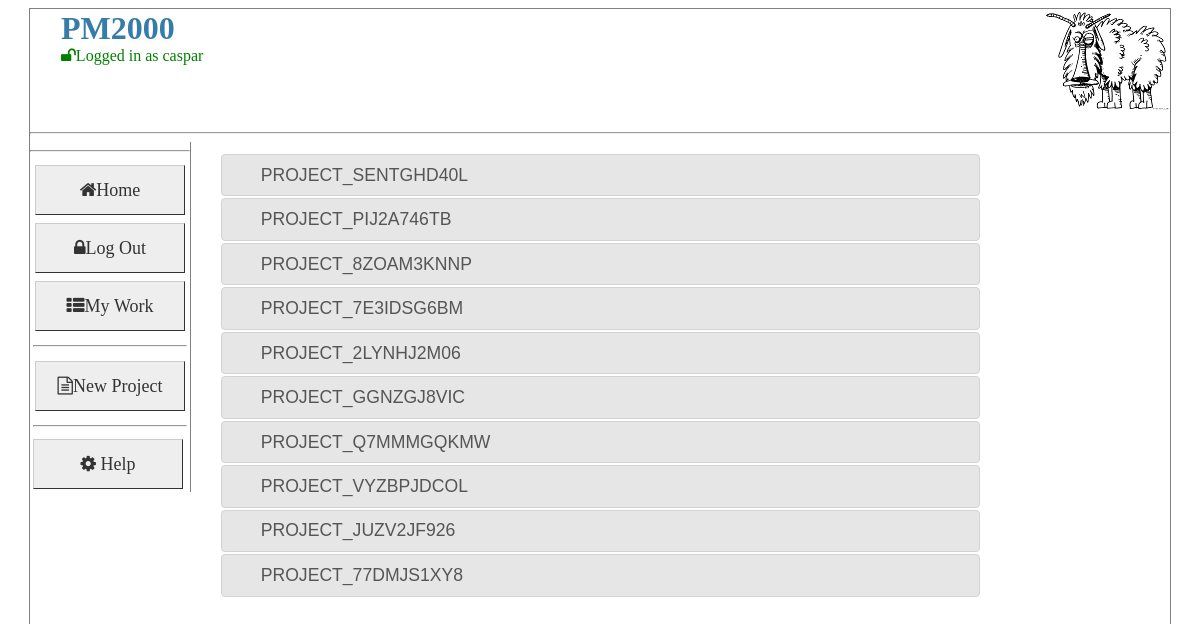
/ (signed in), run on the app's committed database.
### pm2000/dal/models.py (models this page shows, shortened)
class Actors(UserMixin, Base):
    __tablename__ = "actors"
    id: Mapped[int] = mapped_column(primary_key=True, autoincrement=True)
    name: Mapped[str] = mapped_column(String(250), nullable=False)
    user_name: Mapped[str] = mapped_column(String(250), nullable=False)
    email: Mapped[str] = mapped_column(String(250), nullable=True)
    password: Mapped[str] = mapped_column(String(250), nullable=False)
    role: Mapped[int] = mapped_column(Integer, nullable=False)
    is_verified: Mapped[bool] = mapped_column(Boolean, default=False)
    is_frozen: Mapped[bool] = mapped_column(Boolean, default=False)
    is_hidden: Mapped[bool] = mapped_column(Boolean, default=False)
    parent: Mapped[Projects] = relationship(back_populates="project_owner")
    projects: Mapped[List[Projects]] = relationship(
        "Projects", secondary="project_actors_link",viewonly=True
    )
    tasks:Mapped[List[Tasks]] = relationship("Tasks", secondary="task_actors_link",viewonly=True)
    @staticmethod
    def getActorBy_ID(_id):
        Logger.info("Actors.getActorBy_ID [%s]" % _id)
        actor = ""
        try:
            actor = Actors.query.filter(Actors.id == _id).one()
        except MultipleResultsFound as e:
            Logger.exception("Actors.getActorBy_ID Multiple Results Found")
        except NoResultFound as e:
            Logger.exception("Actors.getActorBy_ID no result")
        return actor

class Projects(Base):
    __tablename__ = "projects"
    id: Mapped[int] = mapped_column(primary_key=True)
    name: Mapped[str] = mapped_column(String(250), nullable=False)
    desc: Mapped[str] = mapped_column(String(1024), nullable=True)
    notes: Mapped[str] = mapped_column(String(1024), nullable=True)
    dateOpened: Mapped[DateTime] = mapped_column(DateTime, nullable=False)
    dateClosed: Mapped[DateTime] = mapped_column(DateTime, nullable=True)
    is_private: Mapped[bool] = mapped_column(Boolean, default=False)
    is_hidden: Mapped[bool] = mapped_column(Boolean, default=False)
    project_owner_id: Mapped[int] = mapped_column(ForeignKey("actors.id"))
    project_owner: Mapped[Actors] = relationship()
    project_tasks_list: Mapped[List[Tasks]] = relationship()
    actors: Mapped[List[Actors]] = relationship(secondary="project_actors_link")

### pm2000/app/pm/main/views.py (the view)
@main.route('/', methods=['GET','POST'])
@login_required
def project_manager():
    try:
        Logger.debug("project_manager")
        help="""
        <b>main Project page</b>
        <ul>
        <li>Log in to do any thing usefull</li>
        </ul>
        """
        projects=Projects.query.all()
        return render_template('pm.html', form_message='', projects=projects,help=help )
    except PmError as e:
        Logger.exception( 'Exception:project_manager [%s]'%e.value)
        flash(SORRY_MESSAGE)
    except :
        Logger.exception( 'Exception:project_manager [unknown]')
        flash(SORRY_MESSAGE)
    return redirect(url_for('.broken'))

### pm2000/app/pm/main/filters.py (called while the page is built)
@main.app_template_filter('strftime')
def _jinja2_filter_datetime(date, fmt=None):
    return date.strftime('%d, %b %Y @ %H:%M')

### pm2000/app/pm/main/views.py (called while the page is built)
@login_manager.user_loader
def load_user(user_id):
    Logger.debug("load_user:%s"%user_id)
    return Actors.getActorBy_ID(user_id)

@main.before_request
def make_session_permanent():
    Logger.debug( "before request")

@main.after_request
def save_data_to_session(response):
    return response

### pm2000/app/pm/templates/pm.html (shortened to what this page needs)
{% extends "layout.html" %}
{% block sidebar %}
    {% if current_user.is_authenticated %}
        <hr>
        <tr><td><a href={{url_for('.newProject')}} class="button"><i class="fa fa-file-text-o">New Project</i></a></td></tr>
    {% endif %}
{% endblock %}
{% block content %}
    <div class=project style="width:80%;">
        <div id="accordion">
         {% for p in projects %}
          <h3>{{ p.name }}</h3>
          {% endfor %}
        </div>
    </div>
{% endblock %}

### pm2000/app/pm/templates/layout.html (shortened to what this page needs)
<html>
<head>
{% if config.USE_LOCAL_JQUERY==True %}
    <link   rel="stylesheet" href="{{ url_for('static', filename='jquery/jquery-ui.css') }}">
{% else %}
    <link rel="stylesheet" href="//code.jquery.com/ui/1.11.4/themes/smoothness/jquery-ui.css">
    <script src="//code.jquery.com/jquery-1.10.2.js"></script>
    <script src="//code.jquery.com/ui/1.11.4/jquery-ui.js"></script>
{% endif %}
<link rel=stylesheet type=text/css   href="{{ url_for('static', filename='style.css') }}">
<link rel="stylesheet" type=text/css href="{{ url_for('static', filename='font-awesome-4.3.0/css/font-awesome.min.css') }}">
</head>
<body onload="init()">
<div class="parent">
    <div class=header>
    <img src="{{ url_for('static', filename=config.TITLE_IMAGE) }}" alt="" align="right" >
    <h1>{{ config.TITLE }}{% block pageTitle %}{% endblock %}</h1>
    {% if current_user.is_authenticated %}
         <font color="green"><i class="fa fa-unlock fa">Logged in as {{current_user.name}} {% if g.role %}With Role:{{g.role}}{% endif %}</i></font></br>
    {% else %}
         <font color="red"><i class="fa fa-lock fa">Not Logged In</i></font></br>
    {% endif %}
    </div>
    <hr>
    <div class="sidebar">
        <table border=0>
                <tr><td><a href={{url_for('.project_manager')}} class="button"><i class="fa fa-home">Home</i></a></td></tr>
            {% if current_user.is_authenticated %}
                <tr><td><a href={{url_for('.logout')}} class="button"><i class="fa fa-lock">Log Out</i></a></td></tr>
                <tr><td><a href={{url_for('.showMyWork')}} class="button"><i class="fa fa-th-list">My Work</i></a></td></tr>
            {% else %}
                <tr><td><a href={{url_for('.login')}} class="button"><i class="fa fa-unlock"> Log In</i></a></td></tr>
            {% endif %}
        <tr><td><hr></td></tr>
       {% block sidebar %} {% endblock %}
        <tr><td><hr></td></tr>
       <tr><td><button  type="button"  id="opener" class="button"> <i class="fa fa-cog" > Help </i></button></td></tr>
       </table>
    </div>
    <div class="content">
        {% block content %}{% endblock %}
   </div>
</div>
</body>
</html>

### pm2000/app/pm/static/style.css (style rules this page uses)
body { background-color:white; }
a, h1, h2 { color: #377BA8; }
a { text-decoration: none; }
h1, h2 { font-family: 'Georgia', serif; margin: 0; }
h1 { font-size: 2em; }
.parent { margin-left: auto; margin-right: auto; width: 95vw; height: 95vh; border: 1px solid gray; }
.header { margin:1px; height: 15%; padding-left:30px; overflow: hidden }
.sidebar { width: 10em; border-right: 1px solid grey; float: left; }
.content { overflow: auto; height:75%; padding-top:10px; padding-bottom:10px; padding-left:30px; }
.sidebar .button { display: table-cell; font: bold 18px Arial; text-decoration: none; background-color: #EEEEEE; color: #333333; padding: 2px 2px 2px 2px; border-top: 1px solid #CCCCCC; border-right: 1px solid #333333; border-bottom: 1px solid #333333; border-left: 1px solid #CCCCCC; width:150px; height:50px; text-align:center; vertical-align: middle; }

### data on the page
Actors: name "caspar"
Projects: name "PROJECT_SENTGHD40L"
Projects: name "PROJECT_PIJ2A746TB"
Projects: name "PROJECT_8ZOAM3KNNP"
Projects: name "PROJECT_7E3IDSG6BM"
Projects: name "PROJECT_2LYNHJ2M06"
Projects: name "PROJECT_GGNZGJ8VIC"
Projects: name "PROJECT_Q7MMMGQKMW"
Projects: name "PROJECT_VYZBPJDCOL"
Projects: name "PROJECT_JUZV2JF926"
Projects: name "PROJECT_77DMJS1XY8"

### other printed values
{{ config.TITLE }} "PM2000"
